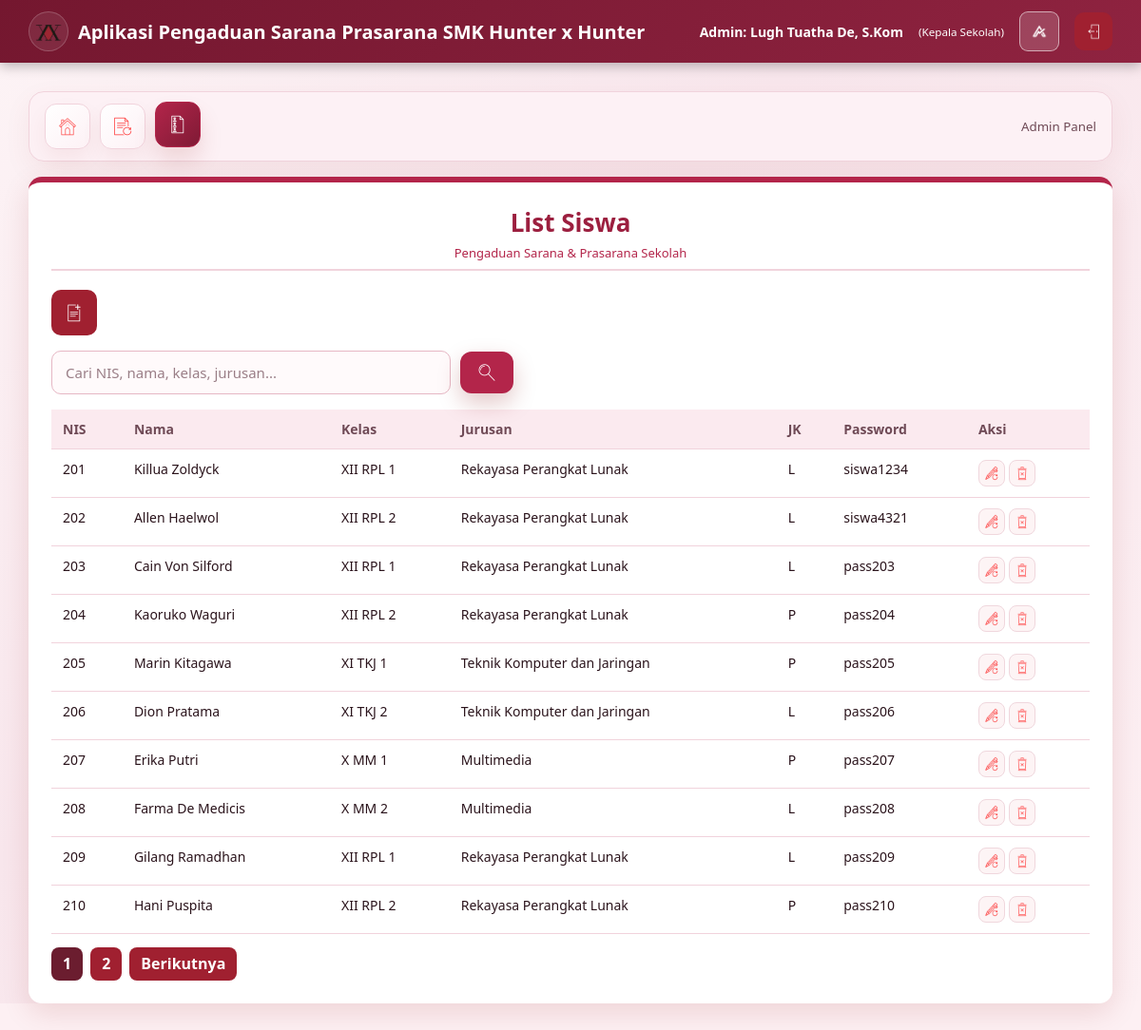
Screenshot of /CONTROLLERS/c_admin.php?page=siswa (signed in) with the database file from the repository.
### tables this page shows
CREATE TABLE `siswa` (
  `nis` int(10) NOT NULL,
  `nama_siswa` varchar(100) NOT NULL,
  `kelas` varchar(10) NOT NULL,
  `jurusan` varchar(50) NOT NULL,
  `jenis_kelamin` enum('L','P') NOT NULL,
  `password` varchar(255) NOT NULL,
  `created_at` timestamp NOT NULL DEFAULT current_timestamp()
);

### CONTROLLERS/c_admin.php (called while the page is built, shortened)
<?php
require_once '../MODELS/m_koneksi.php';
require_once '../MODELS/m_siswa.php';
$modelSiswa = new M_Siswa($conn);
$siswaKeyword = trim($_GET['siswa_keyword'] ?? '');
$siswaPage = max(1, (int)($_GET['siswa_page'] ?? 1));
$siswaLimit = 10;
$totalSiswa = $modelSiswa->countSiswa($siswaKeyword);
$totalSiswaPages = max(1, (int)ceil($totalSiswa / $siswaLimit));
$siswaOffset = ($siswaPage - 1) * $siswaLimit;
$list_siswa = $modelSiswa->getSiswa($siswaLimit, $siswaOffset, $siswaKeyword);
$page = $_GET['page'] ?? 'dashboard';
$showAddForm = ($page === 'siswa' && (($_GET['show_add'] ?? '0') === '1'));
$nama_admin = $_SESSION['nama_admin'] ?? 'Admin';
$role_admin = $_SESSION['role_admin'] ?? 'Admin';
require_once '../VIEWS/v_admin.php';

### MODELS/m_siswa.php (called while the page is built, shortened)
<?php
class M_Siswa {
    private $db;
    public function __construct($koneksi) {
        $this->db = $koneksi;
    }
    public function countSiswa($keyword = '') {
        $keyword = mysqli_real_escape_string($this->db, $keyword);
        $query = "SELECT COUNT(*) AS total FROM siswa";
        $result = mysqli_query($this->db, $query);
        $row = mysqli_fetch_assoc($result);
        return (int)($row['total'] ?? 0);
    }
    public function getSiswa($limit = null, $offset = 0, $keyword = '') {
        $keyword = mysqli_real_escape_string($this->db, $keyword);
        $query = "SELECT * FROM siswa";
        $query .= " ORDER BY CAST(nis AS UNSIGNED) ASC, nis ASC";
        if ($limit !== null) {
            $query .= " LIMIT " . (int)$limit . " OFFSET " . (int)$offset;
        }
        $result = mysqli_query($this->db, $query);
        $data = [];
        while ($row = mysqli_fetch_assoc($result)) {
            $data[] = $row;
        }
        return $data;
    }
}
?>

### VIEWS/v_admin.php (the view, shortened to what this page needs)
<!DOCTYPE html>
<html lang="id">
<head>
    <link rel="stylesheet" href="../CSS/01-warna-dan-font.css">
    <link rel="stylesheet" href="../CSS/02-navbar-atas.css">
    <link rel="stylesheet" href="../CSS/03-form-dan-tombol.css">
    <link rel="stylesheet" href="../CSS/04-tabel-dan-badge.css">
    <link rel="stylesheet" href="../CSS/05-admin-dan-dashboard.css">
</head>
<body class="dashboard-page">
    <?php
    $page = $_GET['page'] ?? 'dashboard';
    ?>
    <div class="navbar">
        <div class="brand">
            <img class="logo" src="../ASSETS/logo_sekolah_temagelap.png" alt="Logo Sekolah">
            <span>Aplikasi Pengaduan Sarana Prasarana SMK Hunter x Hunter</span>
        </div>
        <div class="user-info">
            <span class="role-name">
                Admin:
                <?= htmlspecialchars($nama_admin) ?>
            </span>
            <small>
                (<?= htmlspecialchars($role_admin) ?>)
            </small>
            <button type="button" class="theme-toggle" data-theme-toggle aria-label="Ganti tema"></button>
            <a
                class="btn-logout"
                href="../CONTROLLERS/c_logout.php"
                title="Logout"
            >
                <img src="../ASSETS/logout.png" alt="Logout">
            </a>
        </div>
    </div>
    <div class="container">
        <?php if ($page !== 'edit_siswa' && $page !== 'dashboard'): ?>
            <div class="admin-nav">
                <div class="menu">
                    <a
                        class="<?= $page === 'dashboard' ? 'active' : '' ?>"
                        href="../CONTROLLERS/c_admin.php?page=dashboard"
                        title="Dashboard"
                    >
                        <img src="../ASSETS/logo_dashboard.png" alt="Dashboard" style="width:24px;height:24px;object-fit:contain;display:block;">
                    </a>
                    <a
                        class="<?= $page === 'histori' ? 'active' : '' ?>"
                        href="../CONTROLLERS/c_admin.php?page=histori"
                        title="Histori Aspirasi"
                    >
                        <img src="../ASSETS/historiaspirasi.png" alt="Histori Aspirasi">
                    </a>
                    <a
                        class="<?= $page === 'siswa' ? 'active' : '' ?>"
                        href="../CONTROLLERS/c_admin.php?page=siswa"
                        title="List Siswa"
                    >
                        <img src="../ASSETS/datasiswa.png" alt="List Siswa">
                    </a>
                </div>
                <small>Admin Panel</small>
            </div>
        <?php endif; ?>
        <?php if ($page === 'dashboard'): ?>
            <div class="dashboard-hero">
                <div class="dashboard-hero-content">
                    <img class="dashboard-hero-logo" src="../ASSETS/logo_sekolah.png" alt="Logo Sekolah" style="border:0;object-fit:contain;">
                    <h2>Selamat datang di Pengaduan Sarana Prasarana</h2>
                    <h2>SMK Hunter x Hunter</h2>
                    <div class="dashboard-name">
                        <?= htmlspecialchars($_SESSION['nama_admin'] ?? 'Admin') ?>
                    </div>
                    <h3>Kelola data siswa dan pantau histori aspirasi secara mudah dan terorganisir</h3>
                </div>
            </div>
            <div class="dashboard-nav-grid">
                <a class="dashboard-link" href="../CONTROLLERS/c_admin.php?page=histori">
                    <img src="../ASSETS/historiaspirasi.png" alt="Histori Aspirasi">
                    <span>Histori Aspirasi</span>
                </a>
                <a class="dashboard-link" href="../CONTROLLERS/c_admin.php?page=siswa">
                    <img src="../ASSETS/datasiswa.png" alt="List Siswa">
                    <span>List Siswa</span>
                </a>
            </div>
        <?php elseif ($page === 'siswa'): ?>
            <div class="card">
                <h3>List Siswa</h3>
                <div style="margin-bottom:16px;">
                    <a href="../CONTROLLERS/c_admin.php?page=siswa&show_add=1" class="btn-logout" title="Tambah Siswa" style="display:inline-flex;align-items:center;justify-content:center;width:48px;height:48px;padding:0;">
                        <img src="../ASSETS/tambah_datasiswa.png" alt="Tambah Siswa" style="width:24px;height:24px;object-fit:contain;display:block;filter:brightness(0) invert(1);">
                    </a>
                </div>
                <form method="GET" action="../CONTROLLERS/c_admin.php" style="margin-bottom:16px;">
                    <div style="display:flex;gap:10px;align-items:center;flex-wrap:wrap;">
                        <input
                            type="text"
                            name="siswa_keyword"
                            value="<?= htmlspecialchars($siswaKeyword ?? '') ?>"
                            placeholder="Cari NIS, nama, kelas, jurusan..."
                            style="max-width:420px;"
                            autocomplete="off"
                        >
                        <button type="submit" class="btn-submit" title="Cari" style="width:auto;padding:10px 16px;display:inline-flex;align-items:center;justify-content:center;">
                            <img src="../ASSETS/search_aspirasi.png" alt="Cari" style="width:24px;height:24px;object-fit:contain;display:block;filter:brightness(0) invert(1);">
                        </button>
                    </div>
                </form>
                <div class="table-responsive">
                    <table class="table">
                        <thead>
                            <tr>
                                <th>NIS</th>
                                <th>Nama</th>
                                <th>Kelas</th>
                                <th>Jurusan</th>
                                <th>JK</th>
                                <th>Password</th>
                                <th>Aksi</th>
                            </tr>
                        </thead>
                        <tbody>
                            <?php if (empty($list_siswa)): ?>
                                <tr>
                                    <td
                                        colspan="7"
                                        style="text-align:center;color:#888;padding:20px;"
                                    >
                                        Belum ada data siswa.
                                    </td>
                                </tr>
                            <?php else: ?>
                                <?php foreach ($list_siswa as $s): ?>
                                    <tr>
                                        <td>
                                            <?= htmlspecialchars($s['nis']) ?>
                                        </td>
                                        <td>
                                            <?= htmlspecialchars($s['nama_siswa']) ?>
                                        </td>
                                        <td>
                                            <?= htmlspecialchars($s['kelas']) ?>
                                        </td>
                                        <td>
                                            <?= htmlspecialchars($s['jurusan']) ?>
                                        </td>
                                        <td>
                                            <?= htmlspecialchars($s['jenis_kelamin']) ?>
                                        </td>
                                        <td>
                                            <?= htmlspecialchars($s['password']) ?>
                                        </td>
                                        <td>
                                            <a
                                                href="../CONTROLLERS/c_siswa.php?aksi=edit&nis=<?= urlencode($s['nis']) ?>"
                                                title="Edit Siswa"
                                                style="display:inline-flex;align-items:center;justify-content:center;width:28px;height:28px;border-radius:8px;background:#fdf4f5;border:1px solid #f0d7dd;"
                                            >
                                                <img src="../ASSETS/edit_datasiswa.png" alt="Edit Siswa" style="width:18px;height:18px;object-fit:contain;display:block;">
                                            </a>
                                            <a
                                                href="../CONTROLLERS/c_siswa.php?aksi=hapus&nis=<?= urlencode($s['nis']) ?>"
                                                onclick="return confirm('Hapus siswa ini?')"
                                                title="Hapus Siswa"
                                                style="display:inline-flex;align-items:center;justify-content:center;width:28px;height:28px;border-radius:8px;background:#fdf4f5;border:1px solid #f0d7dd;"
                                            >
                                                <img src="../ASSETS/hapus_datasiswa.png" alt="Hapus Siswa" style="width:18px;height:18px;object-fit:contain;display:block;">
                                            </a>
                                        </td>
                                    </tr>
                                <?php endforeach; ?>
                            <?php endif; ?>
                        </tbody>
                    </table>
                </div>
                <div class="pagination" style="margin-top:14px;display:flex;gap:8px;align-items:center;flex-wrap:wrap;">
                    <?php for ($i = 1; $i <= $totalSiswaPages; $i++): ?>
                        <a class="btn-logout" style="<?= $i === $siswaPage ? 'background:#6b1d2f;color:#fff;' : '' ?>" href="../CONTROLLERS/c_admin.php?page=siswa&siswa_page=<?= $i ?>"><?= $i ?></a>
                    <?php endfor; ?>
                    <?php if ($siswaPage < $totalSiswaPages): ?>
                        <a class="btn-logout" href="../CONTROLLERS/c_admin.php?page=siswa&siswa_page=<?= (int)($siswaPage + 1) ?>">Berikutnya</a>
                    <?php endif; ?>
                </div>
            </div>
        <?php endif; ?>
    </div>
</body>
</html>

### CSS/02-navbar-atas.css (style rules this page uses)
.navbar { background: linear-gradient(135deg, var(--navbar-1), var(--navbar-2)); color: #ffffff; padding: 12px 30px; display: flex; justify-content: space-between; align-items: center; box-shadow: 0 4px 12px rgba(0, 0, 0, 0.25); width: 100%; position: sticky; top: 0; left: 0; z-index: 1000; margin: 0; border-radius: 0; }
.brand { display: flex; align-items: center; gap: 10px; font-size: 20px; font-weight: bold; color: #ffffff; }
.logo { width: 42px; height: 42px; border-radius: 50%; background: rgba(255, 255, 255, 0.08); border: 1px solid rgba(255, 255, 255, 0.2); color: var(--brand); display: flex; align-items: center; justify-content: center; font-size: 24px; object-fit: contain; padding: 4px; }
.user-info { display: flex; align-items: center; gap: 16px; font-size: 14px; color: #ffffff; }
.role-name, .user-info .role-name { font-weight: 700; }
.btn-logout { background: #a02030; color: #ffffff; padding: 8px 16px; border-radius: 8px; font-weight: bold; text-decoration: none; transition: 0.2s; }
.admin-nav { background: var(--bg-surface-alt); border-radius: 16px; padding: 12px 16px; margin-bottom: 16px; display: flex; align-items: center; justify-content: space-between; gap: 14px; box-shadow: 0 10px 30px var(--shadow-sm); border: 1px solid var(--border); color: var(--teks-medium); }
.admin-nav .menu { display: flex; align-items: center; gap: 10px; flex-wrap: wrap; }
.admin-nav .menu a { text-decoration: none; background: var(--bg-panel); color: var(--teks-medium); font-weight: 700; padding: 10px 16px; border-radius: 12px; border: 1px solid var(--border-strong); transition: 0.2s; display: inline-flex; align-items: center; gap: 8px; white-space: nowrap; }
.admin-nav .menu a.active, .admin-nav .menu a:hover { background: var(--brand); color: #ffffff; border-color: var(--brand); }
.navbar { color: #fff; }
.navbar .brand, .navbar .user-info, .navbar .role-name, .navbar .user-info small { color: #fff; }
.navbar .theme-toggle { background: rgba(255,255,255,.16); border-color: rgba(255,255,255,.55); }

### CSS/03-form-dan-tombol.css (style rules this page uses)
input, select, textarea { width: 100%; padding: 10px 12px; border-radius: 10px; border: 1.5px solid var(--border-strong); background: var(--bg-input); font-size: 14px; color: var(--teks); font-family: inherit; box-sizing: border-box; }
input { padding: 12px 14px; font-size: 15px; transition: 0.3s; }
input::placeholder, textarea::placeholder { color: var(--teks-medium); opacity: 0.7; }
.login-btn, .button-submit, .btn-submit { width: 100%; padding: 14px; background: var(--brand); color: #ffffff; border: none; font-size: 16px; font-weight: bold; border-radius: 12px; cursor: pointer; transition: 0.3s; box-shadow: 0 10px 25px var(--shadow-lg); }
h3 { text-align: center; color: var(--accent-text); font-size: 26px; margin-bottom: 25px; }
h3::after { content: "Pengaduan Sarana & Prasarana Sekolah"; display: block; font-size: 13px; color: var(--brand); margin-top: 5px; font-weight: normal; }
.theme-toggle { border: 1px solid rgba(255, 255, 255, .4); background: rgba(255, 255, 255, .12); color: #fff; border-radius: 9px; width: 42px; height: 42px; padding: 8px; display: inline-flex; align-items: center; justify-content: center; cursor: pointer; transition: 0.2s ease; }

### CSS/04-tabel-dan-badge.css (style rules this page uses)
.table-responsive { overflow-x: auto; }
.table { width: 100%; border-collapse: collapse; font-size: 14px; color: var(--teks); }
.table th, .table td { padding: 11px 12px; border-bottom: 1px solid var(--border); text-align: left; vertical-align: top; }
.table th { background: var(--table-header-bg); color: var(--teks-medium); }

### rows the page displays
siswa: nis "201", nama_siswa "Killua Zoldyck", kelas "XII RPL 1", jurusan "Rekayasa Perangkat Lunak", jenis_kelamin "L", password "siswa1234"
siswa: nis "202", nama_siswa "Allen Haelwol", kelas "XII RPL 2", jurusan "Rekayasa Perangkat Lunak", jenis_kelamin "L", password "siswa4321"
siswa: nis "203", nama_siswa "Cain Von Silford", kelas "XII RPL 1", jurusan "Rekayasa Perangkat Lunak", jenis_kelamin "L", password "pass203"
siswa: nis "204", nama_siswa "Kaoruko Waguri", kelas "XII RPL 2", jurusan "Rekayasa Perangkat Lunak", jenis_kelamin "P", password "pass204"
siswa: nis "205", nama_siswa "Marin Kitagawa", kelas "XI TKJ 1", jurusan "Teknik Komputer dan Jaringan", jenis_kelamin "P", password "pass205"
siswa: nis "206", nama_siswa "Dion Pratama", kelas "XI TKJ 2", jurusan "Teknik Komputer dan Jaringan", jenis_kelamin "L", password "pass206"
siswa: nis "207", nama_siswa "Erika Putri", kelas "X MM 1", jurusan "Multimedia", jenis_kelamin "P", password "pass207"
siswa: nis "208", nama_siswa "Farma De Medicis", kelas "X MM 2", jurusan "Multimedia", jenis_kelamin "L", password "pass208"
siswa: nis "209", nama_siswa "Gilang Ramadhan", kelas "XII RPL 1", jurusan "Rekayasa Perangkat Lunak", jenis_kelamin "L", password "pass209"
siswa: nis "210", nama_siswa "Hani Puspita", kelas "XII RPL 2", jurusan "Rekayasa Perangkat Lunak", jenis_kelamin "P", password "pass210"

### other values shown
$nama_admin "Lugh Tuatha De, S.Kom"
$role_admin "Kepala Sekolah"
